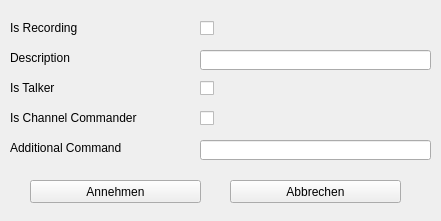
<?xml version="1.0" encoding="UTF-8"?>
<ui version="4.0">
 <class>QtConfig</class>
 <widget class="QWidget" name="QtConfig">
  <property name="geometry">
   <rect>
    <x>0</x>
    <y>0</y>
    <width>441</width>
    <height>221</height>
   </rect>
  </property>
  <property name="minimumSize">
   <size>
    <width>0</width>
    <height>0</height>
   </size>
  </property>
  <property name="contextMenuPolicy">
   <enum>Qt::NoContextMenu</enum>
  </property>
  <property name="windowTitle">
   <string>Shitty Exploits</string>
  </property>
  <widget class="QLineEdit" name="descriptionLine">
   <property name="geometry">
    <rect>
     <x>200</x>
     <y>50</y>
     <width>231</width>
     <height>20</height>
    </rect>
   </property>
  </widget>
  <widget class="QLabel" name="descriptionLabel">
   <property name="geometry">
    <rect>
     <x>10</x>
     <y>50</y>
     <width>191</width>
     <height>16</height>
    </rect>
   </property>
   <property name="text">
    <string>Description</string>
   </property>
  </widget>
  <widget class="QLabel" name="isRecordingLabel">
   <property name="geometry">
    <rect>
     <x>10</x>
     <y>20</y>
     <width>191</width>
     <height>16</height>
    </rect>
   </property>
   <property name="text">
    <string>Is Recording</string>
   </property>
  </widget>
  <widget class="QCheckBox" name="isRecordingCheckbox">
   <property name="geometry">
    <rect>
     <x>200</x>
     <y>20</y>
     <width>70</width>
     <height>17</height>
    </rect>
   </property>
   <property name="text">
    <string/>
   </property>
  </widget>
  <widget class="QLabel" name="isTalkerLabel">
   <property name="geometry">
    <rect>
     <x>10</x>
     <y>80</y>
     <width>191</width>
     <height>16</height>
    </rect>
   </property>
   <property name="text">
    <string>Is Talker</string>
   </property>
  </widget>
  <widget class="QLabel" name="isChannelCommanderLabel">
   <property name="geometry">
    <rect>
     <x>10</x>
     <y>110</y>
     <width>191</width>
     <height>16</height>
    </rect>
   </property>
   <property name="text">
    <string>Is Channel Commander</string>
   </property>
  </widget>
  <widget class="QCheckBox" name="isTalkerCheckbox">
   <property name="geometry">
    <rect>
     <x>200</x>
     <y>80</y>
     <width>70</width>
     <height>17</height>
    </rect>
   </property>
   <property name="text">
    <string/>
   </property>
  </widget>
  <widget class="QCheckBox" name="isChannelCommanderCheckbox">
   <property name="geometry">
    <rect>
     <x>200</x>
     <y>110</y>
     <width>70</width>
     <height>17</height>
    </rect>
   </property>
   <property name="text">
    <string/>
   </property>
  </widget>
  <widget class="QPushButton" name="acceptButton">
   <property name="geometry">
    <rect>
     <x>30</x>
     <y>180</y>
     <width>171</width>
     <height>23</height>
    </rect>
   </property>
   <property name="text">
    <string>Annehmen</string>
   </property>
  </widget>
  <widget class="QPushButton" name="closeButton">
   <property name="geometry">
    <rect>
     <x>230</x>
     <y>180</y>
     <width>171</width>
     <height>23</height>
    </rect>
   </property>
   <property name="text">
    <string>Abbrechen</string>
   </property>
  </widget>
  <widget class="QLineEdit" name="additionalCommandLine">
   <property name="geometry">
    <rect>
     <x>200</x>
     <y>140</y>
     <width>231</width>
     <height>20</height>
    </rect>
   </property>
  </widget>
  <widget class="QLabel" name="additionalCommandLabel">
   <property name="geometry">
    <rect>
     <x>10</x>
     <y>140</y>
     <width>181</width>
     <height>16</height>
    </rect>
   </property>
   <property name="text">
    <string>Additional Command</string>
   </property>
  </widget>
 </widget>
 <layoutdefault spacing="6" margin="11"/>
 <resources/>
 <connections>
  <connection>
   <sender>acceptButton</sender>
   <signal>clicked()</signal>
   <receiver>QtConfig</receiver>
   <slot>close()</slot>
   <hints>
    <hint type="sourcelabel">
     <x>119</x>
     <y>161</y>
    </hint>
    <hint type="destinationlabel">
     <x>220</x>
     <y>92</y>
    </hint>
   </hints>
  </connection>
  <connection>
   <sender>acceptButton</sender>
   <signal>clicked()</signal>
   <receiver>QtConfig</receiver>
   <slot>saveToConfig()</slot>
   <hints>
    <hint type="sourcelabel">
     <x>119</x>
     <y>161</y>
    </hint>
    <hint type="destinationlabel">
     <x>220</x>
     <y>92</y>
    </hint>
   </hints>
  </connection>
  <connection>
   <sender>closeButton</sender>
   <signal>clicked()</signal>
   <receiver>QtConfig</receiver>
   <slot>close()</slot>
   <hints>
    <hint type="sourcelabel">
     <x>309</x>
     <y>161</y>
    </hint>
    <hint type="destinationlabel">
     <x>220</x>
     <y>92</y>
    </hint>
   </hints>
  </connection>
 </connections>
 <slots>
  <slot>saveToConfig()</slot>
 </slots>
</ui>
